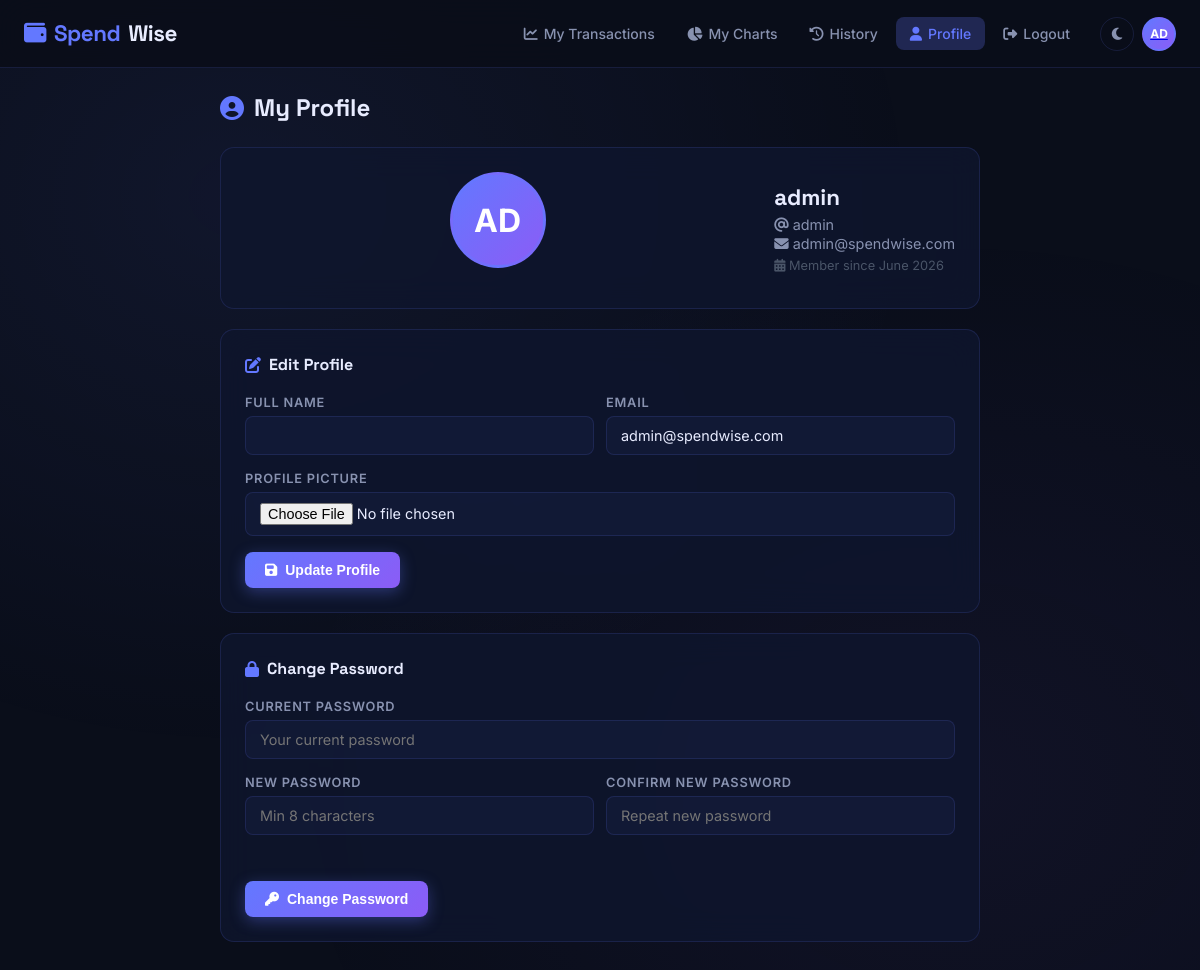
/profile/ (signed in), run on the app's committed database.
### tracker/models.py (models this page shows, shortened)
class UserProfile(models.Model):
    user = models.OneToOneField(User, on_delete=models.CASCADE, related_name='profile')
    full_name = models.CharField(max_length=150, blank=True)
    profile_picture = models.ImageField(upload_to='profiles/', blank=True, null=True)
    dark_mode = models.BooleanField(default=True)
    total_income = models.DecimalField(max_digits=12, decimal_places=2, default=0)
    created_at = models.DateTimeField(auto_now_add=True)
    def get_initials(self):
        name = self.full_name or self.user.username
        parts = name.split()
        if len(parts) >= 2:
            return (parts[0][0] + parts[1][0]).upper()
        return name[:2].upper()

### tracker/views.py (the view, shortened to what this page needs)
# urls.py: path('profile/', views.profile_view, name='profile'),
@login_required
def profile_view(request):
    profile, _ = UserProfile.objects.get_or_create(user=request.user)
    password_form = ChangePasswordForm()
    profile_form = ProfileForm(instance=profile)
    context = {'profile': profile, 'profile_form': profile_form, 'password_form': password_form}
    return render(request, 'tracker/profile.html', context)

### tracker/forms.py
class ProfileForm(forms.ModelForm):
    first_name = forms.CharField(max_length=150, required=False)
    last_name = forms.CharField(max_length=150, required=False)
    email = forms.EmailField(required=False)
    class Meta:
        model = UserProfile
        fields = ['full_name', 'profile_picture']
        widgets = {
            'profile_picture': forms.FileInput(),
        }

class ChangePasswordForm(forms.Form):
    old_password = forms.CharField(widget=forms.PasswordInput)
    new_password = forms.CharField(widget=forms.PasswordInput)
    confirm_password = forms.CharField(widget=forms.PasswordInput)

### templates/tracker/profile.html (shortened to what this page needs)
{% extends 'base.html' %}
{% block content %}
<div class="page-wrapper">
  <div class="container" style="max-width:800px">
    <div class="page-title" style="margin-bottom:24px">
      <i class="fas fa-user-circle" style="color:var(--accent)"></i> My Profile
    </div>
    <div class="card" style="margin-bottom:20px">
      <div style="display:flex;align-items:center;gap:24px;flex-wrap:wrap">
        <div class="profile-avatar-wrap">
          <div class="profile-avatar">
            {% if profile.profile_picture %}
              <img src="{{ profile.profile_picture.url }}" alt="">
            {% else %}
              {{ profile.get_initials }}
            {% endif %}
          </div>
        </div>
        <div>
          <div style="font-family:'Space Grotesk',sans-serif;font-size:1.4rem;font-weight:700">
            {{ profile.full_name|default:user.username }}
          </div>
          <div style="color:var(--text-secondary);font-size:0.9rem;margin-top:4px">
            <i class="fas fa-at"></i> {{ user.username }}
          </div>
          <div style="color:var(--text-secondary);font-size:0.9rem;margin-top:2px">
            <i class="fas fa-envelope"></i> {{ user.email|default:"No email set" }}
          </div>
          <div style="color:var(--text-muted);font-size:0.8rem;margin-top:6px">
            <i class="fas fa-calendar-alt"></i> Member since {{ profile.created_at|date:"F Y" }}
          </div>
        </div>
      </div>
    </div>
    <div class="card" style="margin-bottom:20px">
      <div style="font-family:'Space Grotesk',sans-serif;font-size:1rem;font-weight:700;margin-bottom:20px;display:flex;align-items:center;gap:8px">
        <i class="fas fa-edit" style="color:var(--accent)"></i> Edit Profile
      </div>
      <form method="POST" enctype="multipart/form-data">
        <div class="form-row">
          <div class="form-group">
            <label>Full Name</label>
            <input type="text" name="full_name" class="form-control" value="{{ profile.full_name|default:'' }}">
          </div>
          <div class="form-group">
            <label>Email</label>
            <input type="email" name="email" class="form-control" value="{{ user.email|default:'' }}">
          </div>
        </div>
        <div class="form-group">
          <label>Profile Picture</label>
          <input type="file" name="profile_picture" class="form-control" accept="image/*">
        </div>
        <button type="submit" class="btn btn-primary"><i class="fas fa-save"></i> Update Profile</button>
      </form>
    </div>
    <div class="card">
      <div style="font-family:'Space Grotesk',sans-serif;font-size:1rem;font-weight:700;margin-bottom:20px;display:flex;align-items:center;gap:8px">
        <i class="fas fa-lock" style="color:var(--accent)"></i> Change Password
      </div>
      <form method="POST">
        <div class="form-group">
          <label>Current Password</label>
          <input type="password" name="old_password" class="form-control" placeholder="Your current password" required>
        </div>
        <div class="form-row">
          <div class="form-group">
            <label>New Password</label>
            <input type="password" name="new_password" id="newpw" class="form-control" placeholder="Min 8 characters" required>
          </div>
          <div class="form-group">
            <label>Confirm New Password</label>
            <input type="password" name="confirm_password" class="form-control" placeholder="Repeat new password" required oninput="checkPw()">
          </div>
        </div>
        <div id="pw-check" style="font-size:0.8rem;margin-bottom:12px;height:18px"></div>
        <button type="submit" class="btn btn-primary"><i class="fas fa-key"></i> Change Password</button>
      </form>
    </div>
  </div>
</div>
{% endblock %}

### templates/base.html (shortened to what this page needs)
{% load static %}
<!DOCTYPE html>
<html lang="en">
<head>
  <link rel="stylesheet" href="{% static 'css/main.css' %}">
  <link rel="stylesheet" href="https://cdnjs.cloudflare.com/ajax/libs/font-awesome/6.5.1/css/all.min.css">
</head>
<body id="body" class="">
{% if user.is_authenticated %}
<nav class="navbar">
  <a href="{% url 'dashboard' %}" class="nav-logo">
    <i class="fas fa-wallet"></i>Spend<span>Wise</span>
  </a>
  <ul class="nav-links">
    <li><a href="{% url 'dashboard' %}" class="{% if request.resolver_match.url_name == 'dashboard' %}active{% endif %}">
      <i class="fas fa-chart-line"></i> My Transactions
    </a></li>
    <li><a href="{% url 'charts' %}" class="{% if request.resolver_match.url_name == 'charts' %}active{% endif %}">
      <i class="fas fa-chart-pie"></i> My Charts
    </a></li>
    <li><a href="{% url 'history' %}" class="{% if request.resolver_match.url_name == 'history' %}active{% endif %}">
      <i class="fas fa-history"></i> History
    </a></li>
    <li><a href="{% url 'profile' %}" class="{% if request.resolver_match.url_name == 'profile' %}active{% endif %}">
      <i class="fas fa-user"></i> Profile
    </a></li>
    <li><a href="{% url 'logout' %}"><i class="fas fa-sign-out-alt"></i> Logout</a></li>
  </ul>
  <div class="nav-actions">
    <button class="btn-theme" onclick="toggleTheme()" title="Toggle theme"><i class="fas fa-moon" id="theme-icon"></i></button>
    <a href="{% url 'profile' %}">
      <div class="nav-avatar" title="{{ user.username }}">
        {% if user.profile.profile_picture %}
          <img src="{{ user.profile.profile_picture.url }}" alt="">
        {% else %}
          {{ user.profile.get_initials }}
        {% endif %}
      </div>
    </a>
  </div>
</nav>
{% endif %}
{% block content %}{% endblock %}
</body>
</html>

### data on the page
UserProfile: get_initials "AD", full_name "admin", created_at "June 2026"

### other printed values
{{ user.profile.get_initials }} "AD"
{{ user.username }} "admin"
{{ user.email|default:"No email set" }} "admin@spendwise.com"
